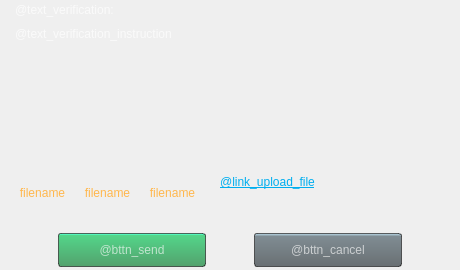
       <widget class="DropArea" name="page_verification">
        <property name="minimumSize">
         <size>
          <width>460</width>
          <height>270</height>
         </size>
        </property>
        <property name="maximumSize">
         <size>
          <width>460</width>
          <height>270</height>
         </size>
        </property>
        <property name="acceptDrops">
         <bool>true</bool>
        </property>
        <property name="styleSheet">
         <string notr="true">QToolButton {
    color: #ffb74d;
	font: 11px &quot;Open Sans&quot;;
    border: none;
}
QToolButton:hover {
	image: url(:/textures/Common/icons/icon_notOk.png);
    image-position: right;
    border: 1px solid red;
}
</string>
        </property>
        <property name="acceptedFormats" stdset="0">
         <stringlist notr="true">
          <string>png</string>
          <string>jpg</string>
          <string>pdf</string>
         </stringlist>
        </property>
        <layout class="QVBoxLayout" name="verticalLayout_8" stretch="0,1,0,0">
         <property name="spacing">
          <number>10</number>
         </property>
         <property name="leftMargin">
          <number>15</number>
         </property>
         <property name="topMargin">
          <number>3</number>
         </property>
         <property name="rightMargin">
          <number>15</number>
         </property>
         <property name="bottomMargin">
          <number>3</number>
         </property>
         <item>
          <widget class="QLabel" name="text_verification">
           <property name="styleSheet">
            <string notr="true">QLabel {
    color: #fafafa;
    font: 11px &quot;Open Sans&quot;;
}</string>
           </property>
           <property name="text">
            <string>@text_verification:</string>
           </property>
           <property name="alignment">
            <set>Qt::AlignLeading|Qt::AlignLeft|Qt::AlignTop</set>
           </property>
           <property name="wordWrap">
            <bool>true</bool>
           </property>
          </widget>
         </item>
         <item>
          <widget class="QLabel" name="text_verification_instruction">
           <property name="minimumSize">
            <size>
             <width>0</width>
             <height>120</height>
            </size>
           </property>
           <property name="styleSheet">
            <string notr="true">QLabel {
    color: #fafafa;
    font: 11px &quot;Open Sans&quot;;
}</string>
           </property>
           <property name="text">
            <string>@text_verification_instruction</string>
           </property>
           <property name="alignment">
            <set>Qt::AlignLeading|Qt::AlignLeft|Qt::AlignTop</set>
           </property>
           <property name="wordWrap">
            <bool>true</bool>
           </property>
          </widget>
         </item>
         <item>
          <layout class="QHBoxLayout" name="filesListLayout" stretch="0,1">
           <property name="spacing">
            <number>20</number>
           </property>
           <item>
            <layout class="QHBoxLayout" name="filesListLayout_2" stretch="0,0,0">
             <property name="spacing">
              <number>10</number>
             </property>
             <item>
              <widget class="QToolButton" name="bttn_remove_file_1">
               <property name="minimumSize">
                <size>
                 <width>50</width>
                 <height>54</height>
                </size>
               </property>
               <property name="maximumSize">
                <size>
                 <width>140</width>
                 <height>54</height>
                </size>
               </property>
               <property name="cursor">
                <cursorShape>PointingHandCursor</cursorShape>
               </property>
               <property name="toolTip">
                <string>@Tooltip_Myaccount_remove_bttn_96</string>
               </property>
               <property name="text">
                <string notr="true">filename</string>
               </property>
               <property name="icon">
                <iconset resource="../resources.qrc">
                 <normaloff>:/textures/Common/icons/account/icon_ver_file.png</normaloff>:/textures/Common/icons/account/icon_ver_file.png</iconset>
               </property>
               <property name="iconSize">
                <size>
                 <width>32</width>
                 <height>32</height>
                </size>
               </property>
               <property name="checkable">
                <bool>true</bool>
               </property>
               <property name="checked">
                <bool>true</bool>
               </property>
               <property name="toolButtonStyle">
                <enum>Qt::ToolButtonTextUnderIcon</enum>
               </property>
               <attribute name="buttonGroup">
                <string notr="true">bttnGrp_verificationFiles</string>
               </attribute>
              </widget>
             </item>
             <item>
              <widget class="QToolButton" name="bttn_remove_file_2">
               <property name="minimumSize">
                <size>
                 <width>50</width>
                 <height>54</height>
                </size>
               </property>
               <property name="maximumSize">
                <size>
                 <width>140</width>
                 <height>54</height>
                </size>
               </property>
               <property name="cursor">
                <cursorShape>PointingHandCursor</cursorShape>
               </property>
               <property name="toolTip">
                <string>@Tooltip_Myaccount_remove_bttn_96</string>
               </property>
               <property name="text">
                <string notr="true">filename</string>
               </property>
               <property name="icon">
                <iconset resource="../resources.qrc">
                 <normaloff>:/textures/Common/icons/account/icon_ver_file.png</normaloff>:/textures/Common/icons/account/icon_ver_file.png</iconset>
               </property>
               <property name="iconSize">
                <size>
                 <width>32</width>
                 <height>32</height>
                </size>
               </property>
               <property name="checkable">
                <bool>true</bool>
               </property>
               <property name="toolButtonStyle">
                <enum>Qt::ToolButtonTextUnderIcon</enum>
               </property>
               <attribute name="buttonGroup">
                <string notr="true">bttnGrp_verificationFiles</string>
               </attribute>
              </widget>
             </item>
             <item>
              <widget class="QToolButton" name="bttn_remove_file_3">
               <property name="minimumSize">
                <size>
                 <width>50</width>
                 <height>54</height>
                </size>
               </property>
               <property name="maximumSize">
                <size>
                 <width>140</width>
                 <height>54</height>
                </size>
               </property>
               <property name="cursor">
                <cursorShape>PointingHandCursor</cursorShape>
               </property>
               <property name="toolTip">
                <string>@Tooltip_Myaccount_remove_bttn_96</string>
               </property>
               <property name="text">
                <string notr="true">filename</string>
               </property>
               <property name="icon">
                <iconset resource="../resources.qrc">
                 <normaloff>:/textures/Common/icons/account/icon_ver_file.png</normaloff>:/textures/Common/icons/account/icon_ver_file.png</iconset>
               </property>
               <property name="iconSize">
                <size>
                 <width>32</width>
                 <height>32</height>
                </size>
               </property>
               <property name="checkable">
                <bool>true</bool>
               </property>
               <property name="toolButtonStyle">
                <enum>Qt::ToolButtonTextUnderIcon</enum>
               </property>
               <attribute name="buttonGroup">
                <string notr="true">bttnGrp_verificationFiles</string>
               </attribute>
              </widget>
             </item>
            </layout>
           </item>
           <item alignment="Qt::AlignLeft|Qt::AlignTop">
            <widget class="QPushButton" name="bttn_upload_file">
             <property name="minimumSize">
              <size>
               <width>32</width>
               <height>32</height>
              </size>
             </property>
             <property name="maximumSize">
              <size>
               <width>16777215</width>
               <height>32</height>
              </size>
             </property>
             <property name="cursor">
              <cursorShape>PointingHandCursor</cursorShape>
             </property>
             <property name="acceptDrops">
              <bool>true</bool>
             </property>
             <property name="styleSheet">
              <string notr="true">QAbstractButton {
    
color: #00aeef;
	text-decoration: underline;
	font: 11px &quot;Open Sans&quot;;
    border: none;
}

QAbstractButton:pressed {
    padding-top: 2px;
}</string>
             </property>
             <property name="text">
              <string>@link_upload_file</string>
             </property>
             <property name="icon">
              <iconset resource="../resources.qrc">
               <normaloff>:/textures/Common/icons/account/icon_not_ver_file.png</normaloff>:/textures/Common/icons/account/icon_not_ver_file.png</iconset>
             </property>
             <property name="iconSize">
              <size>
               <width>32</width>
               <height>32</height>
              </size>
             </property>
            </widget>
           </item>
          </layout>
         </item>
         <item>
          <layout class="QHBoxLayout" name="horizontalLayout_4">
           <property name="spacing">
            <number>5</number>
           </property>
           <property name="topMargin">
            <number>3</number>
           </property>
           <item>
            <widget class="QPushButton" name="bttn_send">
             <property name="enabled">
              <bool>false</bool>
             </property>
             <property name="sizePolicy">
              <sizepolicy hsizetype="Fixed" vsizetype="Fixed">
               <horstretch>0</horstretch>
               <verstretch>0</verstretch>
              </sizepolicy>
             </property>
             <property name="minimumSize">
              <size>
               <width>148</width>
               <height>34</height>
              </size>
             </property>
             <property name="maximumSize">
              <size>
               <width>148</width>
               <height>34</height>
              </size>
             </property>
             <property name="cursor">
              <cursorShape>PointingHandCursor</cursorShape>
             </property>
             <property name="styleSheet">
              <string notr="true">QPushButton{
border: 1px solid #191919;
border-radius: 3px;
background-color: qlineargradient(spread:pad, x1:0, y1:1, x2:0, y2:0, stop:0 rgba(0, 121, 40, 255), stop:0.93 rgba(0, 199, 83, 255), stop:0.94 rgba(0, 250, 158, 255), stop:1 rgba(0, 250, 158, 255));
}

QPushButton:hover {
    background-color: qlineargradient(spread:pad, x1:0, y1:1, x2:0, y2:0, stop:0 rgba(0, 121, 40, 255), stop:0.95 rgba(0, 250, 158, 255), stop:1 rgba(0, 250, 158, 255));
}

QPushButton:pressed
{
	background-color: qlineargradient(spread:pad, x1:0, y1:1, x2:0, y2:0, stop:0 rgba(0, 41, 20, 255), stop:0.95 rgba(0, 90, 55, 255), stop:1 rgba(0, 90, 50, 255));
}

QPushButton:disabled {
    border: 1px solid rgba(25, 25, 25, 166);
    color: rgba(250, 250, 250, 166);
background-color: qlineargradient(spread:pad, x1:0, y1:1, x2:0, y2:0, stop:0 rgba(0, 121, 40, 166), stop:0.94 rgba(0, 199, 83, 166), stop:0.95 rgba(0, 250, 158, 166), stop:1 rgba(0, 250, 158, 166));
}

</string>
             </property>
             <property name="text">
              <string>@bttn_send</string>
             </property>
            </widget>
           </item>
           <item>
            <widget class="QPushButton" name="bttn_cancel_verification">
             <property name="enabled">
              <bool>false</bool>
             </property>
             <property name="sizePolicy">
              <sizepolicy hsizetype="Fixed" vsizetype="Fixed">
               <horstretch>0</horstretch>
               <verstretch>0</verstretch>
              </sizepolicy>
             </property>
             <property name="minimumSize">
              <size>
               <width>148</width>
               <height>34</height>
              </size>
             </property>
             <property name="maximumSize">
              <size>
               <width>148</width>
               <height>34</height>
              </size>
             </property>
             <property name="cursor">
              <cursorShape>PointingHandCursor</cursorShape>
             </property>
             <property name="styleSheet">
              <string notr="true">QAbstractButton {
	background-color: qlineargradient(spread:pad, x1:0, y1:1, x2:0, y2:0, stop:0 rgba(34, 43, 49, 255), stop:0.93 rgba(69, 89, 99, 255), stop:0.95 rgba(131, 171, 190, 255), stop:1 rgba(131, 171, 190, 255));
border: 1px solid #191919;
border-radius: 3px;
}

QAbstractButton:hover {
background-color: qlineargradient(spread:pad, x1:0, y1:1, x2:0, y2:0, stop:0 rgba(205, 55, 33, 215), stop:0.33 rgba(69, 24, 22, 225), stop:0.94 rgba(69, 89, 99, 255), stop:0.95 rgba(121, 131, 150, 255), stop:1 rgba(131, 171, 190, 255));
}

QAbstractButton:pressed{
	background-color: qlineargradient(spread:pad, x1:0, y1:1, x2:0, y2:0, stop:0 rgba(21, 13, 14, 255), stop:0.93 rgba(3, 4, 2, 255), stop:0.95 rgba(33, 36, 41, 255), stop:1 rgba(41, 41, 44, 255));
}

QAbstractButton:disabled {
    	background-color: qlineargradient(spread:pad, x1:0, y1:1, x2:0, y2:0, stop:0 rgba(34, 43, 49, 166), stop:0.93 rgba(69, 89, 99, 166), stop:0.95 rgba(131, 171, 190, 166), stop:1 rgba(131, 171, 190, 166));
color: rgba(250, 250, 250, 166);
border-color: rgba(25, 25, 25, 166);
}</string>
             </property>
             <property name="text">
              <string>@bttn_cancel</string>
             </property>
            </widget>
           </item>
          </layout>
         </item>
        </layout>
       </widget>
